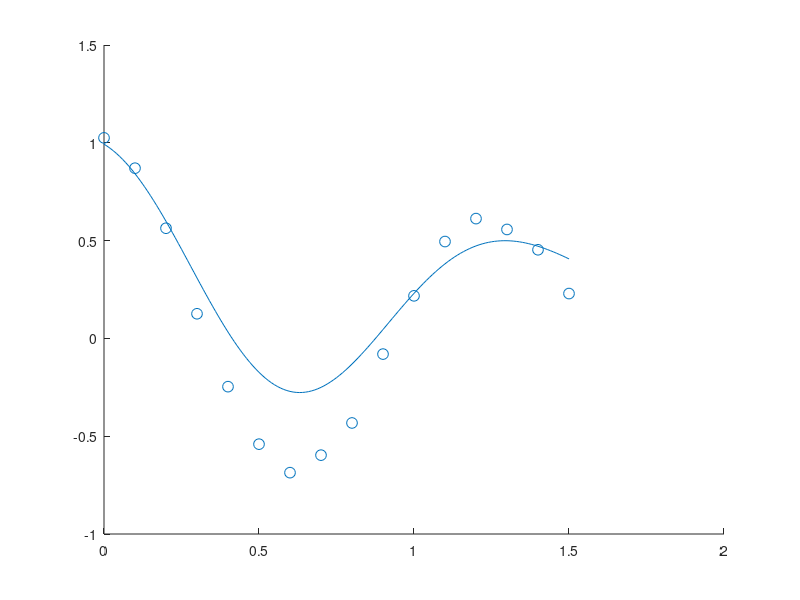

Here is the MATLAB script that generated this plot:
clear all
x = (0:0.1:1.5)';
y = [1.0253, 0.8702, 0.5632, 0.1260, -0.2467, -0.5407, -0.6864, -0.5969,-0.4323, -0.0802, 0.2176, 0.4952, 0.6125, 0.5570, 0.4531, 0.2293]';

N = length(x);
dist = zeros(N);
for i = 1:N
    dist(i,:) = sqrt(sum(([x(i),y(i)]-[x y]).^2,2));
end

Phifun = @(r,c) exp(-c*r.^2);
c = 4;
Phi = Phifun(dist,c);
lambda = Phi\y;

X = (0:0.01:1.5)';
sx = zeros(length(X),1);
for i = 1:length(X)
    sum = 0;
    for j = 1:N
        sum = sum + lambda(j) * Phifun(norm(X(i) - x(j)), c);
    end
    sx(i) = sum;
end


scatter(x,y,'kx','SizeData',60)
hold on 
plot(X,sx)
